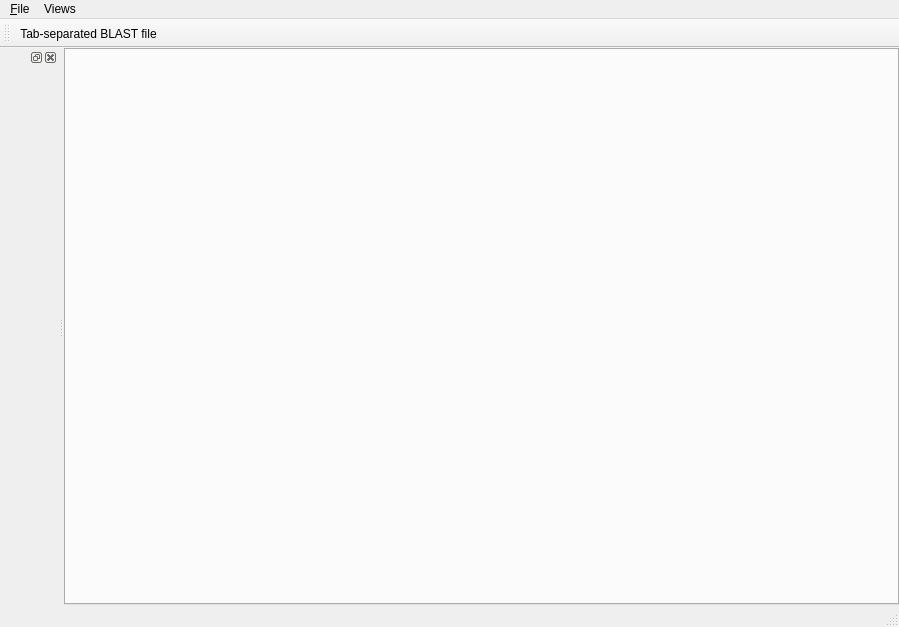
<?xml version="1.0" encoding="UTF-8"?>
<ui version="4.0">
 <class>MainWindow</class>
 <widget class="QMainWindow" name="MainWindow">
  <property name="geometry">
   <rect>
    <x>0</x>
    <y>0</y>
    <width>899</width>
    <height>627</height>
   </rect>
  </property>
  <property name="windowTitle">
   <string>MainWindow</string>
  </property>
  <widget class="QWidget" name="centralwidget">
   <layout class="QVBoxLayout" name="verticalLayout">
    <property name="spacing">
     <number>1</number>
    </property>
    <property name="leftMargin">
     <number>0</number>
    </property>
    <property name="topMargin">
     <number>0</number>
    </property>
    <property name="rightMargin">
     <number>0</number>
    </property>
    <property name="bottomMargin">
     <number>0</number>
    </property>
    <item>
     <widget class="QTabWidget" name="tabWidget">
      <property name="tabPosition">
       <enum>QTabWidget::North</enum>
      </property>
      <property name="currentIndex">
       <number>-1</number>
      </property>
      <property name="elideMode">
       <enum>Qt::ElideRight</enum>
      </property>
      <property name="tabsClosable">
       <bool>true</bool>
      </property>
      <property name="movable">
       <bool>true</bool>
      </property>
     </widget>
    </item>
   </layout>
  </widget>
  <widget class="QMenuBar" name="menubar">
   <property name="geometry">
    <rect>
     <x>0</x>
     <y>0</y>
     <width>899</width>
     <height>21</height>
    </rect>
   </property>
   <widget class="QMenu" name="menuFile">
    <property name="title">
     <string>&amp;File</string>
    </property>
    <widget class="QMenu" name="menuOpen">
     <property name="title">
      <string>Open</string>
     </property>
     <addaction name="action_Tab_separated_BLAST_file"/>
    </widget>
    <addaction name="menuOpen"/>
    <addaction name="actionSave"/>
    <addaction name="separator"/>
    <addaction name="actionQuit"/>
   </widget>
   <widget class="QMenu" name="menuViews">
    <property name="title">
     <string>Views</string>
    </property>
    <addaction name="actionTaxonomyTree"/>
    <addaction name="actionCreateChart"/>
   </widget>
   <addaction name="menuFile"/>
   <addaction name="menuViews"/>
  </widget>
  <widget class="QStatusBar" name="statusbar"/>
  <widget class="QToolBar" name="toolBar">
   <property name="windowTitle">
    <string>toolBar</string>
   </property>
   <attribute name="toolBarArea">
    <enum>TopToolBarArea</enum>
   </attribute>
   <attribute name="toolBarBreak">
    <bool>false</bool>
   </attribute>
   <addaction name="action_Tab_separated_BLAST_file"/>
  </widget>
  <widget class="QDockWidget" name="taxListDockWidget">
   <attribute name="dockWidgetArea">
    <number>1</number>
   </attribute>
   <widget class="QWidget" name="dockWidgetContents"/>
  </widget>
  <action name="actionSave">
   <property name="text">
    <string>&amp;Save</string>
   </property>
   <property name="shortcut">
    <string>Ctrl+S</string>
   </property>
  </action>
  <action name="actionQuit">
   <property name="text">
    <string>&amp;Quit</string>
   </property>
   <property name="shortcut">
    <string>Ctrl+Q</string>
   </property>
  </action>
  <action name="action_Tab_separated_BLAST_file">
   <property name="text">
    <string>&amp;Tab-separated BLAST file</string>
   </property>
   <property name="toolTip">
    <string>Open tab-separated BLAST file</string>
   </property>
  </action>
  <action name="actionTaxonomyTree">
   <property name="text">
    <string>Taxonomy tree</string>
   </property>
   <property name="toolTip">
    <string>Open taxonomy tree</string>
   </property>
  </action>
  <action name="actionCreateChart">
   <property name="text">
    <string>Create chart</string>
   </property>
  </action>
 </widget>
 <resources/>
 <connections>
  <connection>
   <sender>action_Tab_separated_BLAST_file</sender>
   <signal>triggered()</signal>
   <receiver>MainWindow</receiver>
   <slot>open_tab_blast_files()</slot>
   <hints>
    <hint type="sourcelabel">
     <x>-1</x>
     <y>-1</y>
    </hint>
    <hint type="destinationlabel">
     <x>905</x>
     <y>730</y>
    </hint>
   </hints>
  </connection>
  <connection>
   <sender>actionQuit</sender>
   <signal>triggered()</signal>
   <receiver>MainWindow</receiver>
   <slot>close()</slot>
   <hints>
    <hint type="sourcelabel">
     <x>-1</x>
     <y>-1</y>
    </hint>
    <hint type="destinationlabel">
     <x>905</x>
     <y>730</y>
    </hint>
   </hints>
  </connection>
 </connections>
 <slots>
  <slot>open_tab_blast_files()</slot>
 </slots>
</ui>
